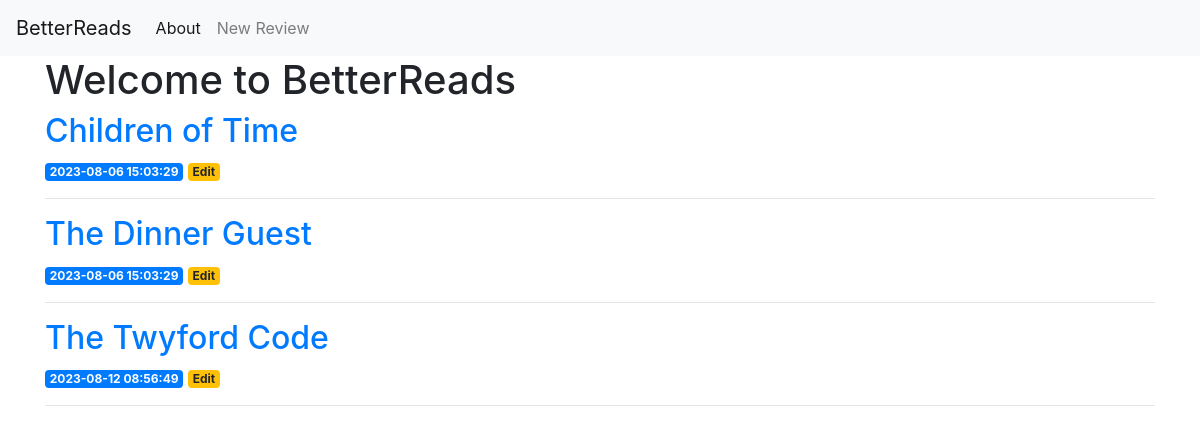
The page / on the database its author committed.
### tables this page shows
CREATE TABLE reviews (
        id INTEGER PRIMARY KEY AUTOINCREMENT,
        created TIMESTAMP NOT NULL DEFAULT CURRENT_TIMESTAMP,
        title TEXT NOT NULL,
        author TEXT NOT NULL,
        rating INTEGER NOT NULL,
        content TEXT NOT NULL
    );

### app.py (the view)
@app.route('/')
def index():
    conn = get_db_connection()
    reviews = conn.execute('SELECT * FROM reviews').fetchall()
    conn.close()
    return render_template('index.html', reviews=reviews)

### app.py (called while the page is built)
def get_db_connection():
    conn = sqlite3.connect('database.db')
    conn.row_factory = sqlite3.Row
    return conn

### templates/index.html
{% extends 'base.html' %} {% block content %}
<h1>{% block title %} Welcome to BetterReads {% endblock %}</h1>
{% for review in reviews %}
<a href="{{ url_for('review', review_id=review['id']) }}">
  <h2>{{ review['title'] }}</h2>
</a>
<span class="badge badge-primary">{{ review['created'] }}</span>
<a href="{{ url_for('edit', id=review['id']) }}">
  <span class="badge badge-warning">Edit</span>
</a>
<hr />
{% endfor %} {% endblock %}

### rows shown on the page
reviews: title "Children of Time", created "2023-08-06 15:03:29"
reviews: title "The Dinner Guest", created "2023-08-06 15:03:29"
reviews: title "The Twyford Code", created "2023-08-12 08:56:49"
